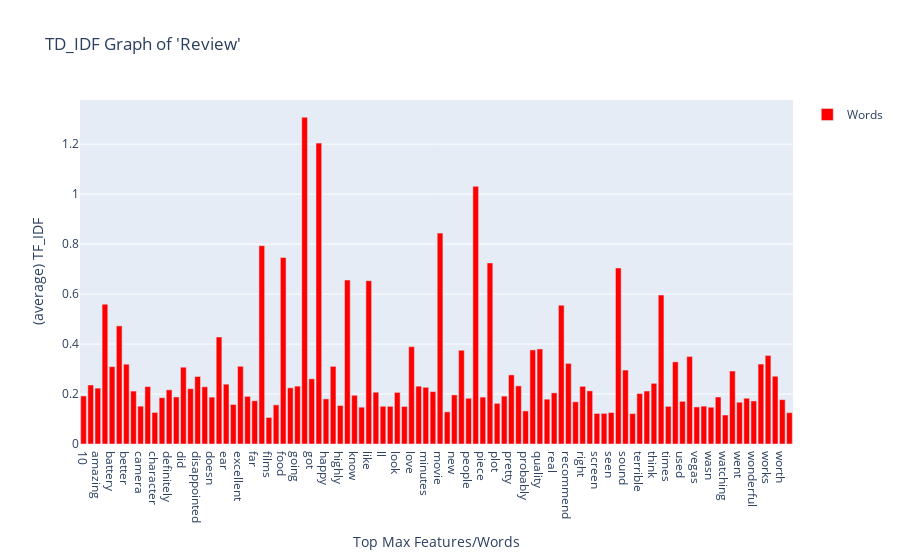

The code cell stored with this chart in its notebook:
### Code cell
# Graph the features by their added TF_IDF per sentence, by their word importance and not by their frequency:

fig = go.Figure(go.Bar(x=feature_names[:number_features], 
                y=word_values, name='Words', showlegend=True,
                             marker={'color': 'red'}),
               layout=go.Layout(title=go.layout.Title(text="TD_IDF Graph of 'Review'")
                ))
fig.update_xaxes(title_text="Top Max Features/Words")
fig.update_yaxes(title_text="(average) TF_IDF")
fig.show()

### Figure 1 — Plotly figure (JSON) as saved in the notebook; plotly's stock layout.template omitted (floating-point values rounded to 4 significant figures)
{"data": [{"marker": {"color": "red"}, "name": "Words", "showlegend": true, "type": "bar", "x": ["10", "acting", "amazing", "bad", "battery", "best", "better", "came", "camera", "case", "character", "characters", "definitely", "delicious", "did", "didn", "disappointed", "does", "doesn", "don", "ear", "easy", "excellent", "experience", "far", "film", "films", "fine", "food", "friendly", "going", "good", "got", "great", "happy", "headset", "highly", "just", "know", "life", "like", "little", "ll", "long", "look", "lot", "love", "make", "minutes", "money", "movie", "movies", "new", "nice", "people", "phone", "piece", "place", "plot", "poor", "pretty", "price", "probably", "product", "quality", "quite", "real", "really", "recommend", "restaurant", "right", "say", "screen", "script", "seen", "service", "sound", "story", "terrible", "thing", "think", "time", "times", "use", "used", "ve", "vegas", "want", "wasn", "waste", "watching", "way", "went", "won", "wonderful", "work", "works", "worst", "worth", "years"], "y": [0.1923, 0.2362, 0.2237, 0.5593, 0.3096, 0.4727, 0.3194, 0.2118, 0.1514, 0.2298, 0.1264, 0.1852, 0.2168, 0.1882, 0.3074, 0.2214, 0.2704, 0.229, 0.1876, 0.4283, 0.2394, 0.1583, 0.3111, 0.1907, 0.173, 0.7938, 0.1063, 0.1566, 0.7463, 0.2251, 0.2316, 1.308, 0.261, 1.204, 0.1805, 0.3108, 0.154, 0.6562, 0.195, 0.1473, 0.6536, 0.2072, 0.1511, 0.1508, 0.2066, 0.1504, 0.3895, 0.2314, 0.2269, 0.2097, 0.8441, 0.1287, 0.1965, 0.3752, 0.1831, 1.031, 0.1877, 0.7248, 0.1627, 0.1916, 0.2765, 0.2327, 0.1324, 0.3766, 0.3805, 0.1795, 0.2047, 0.5555, 0.3225, 0.1689, 0.2308, 0.2128, 0.1223, 0.1226, 0.1259, 0.7044, 0.296, 0.1219, 0.202, 0.2121, 0.2428, 0.596, 0.1508, 0.3288, 0.1707, 0.3505, 0.1484, 0.1516, 0.1472, 0.1881, 0.1161, 0.2922, 0.1672, 0.1832, 0.1723, 0.32, 0.3543, 0.2712, 0.1774, 0.1255]}], "layout": {"title": {"text": "TD_IDF Graph of 'Review'"}, "xaxis": {"title": {"text": "Top Max Features/Words"}}, "yaxis": {"title": {"text": "(average) TF_IDF"}}}}
